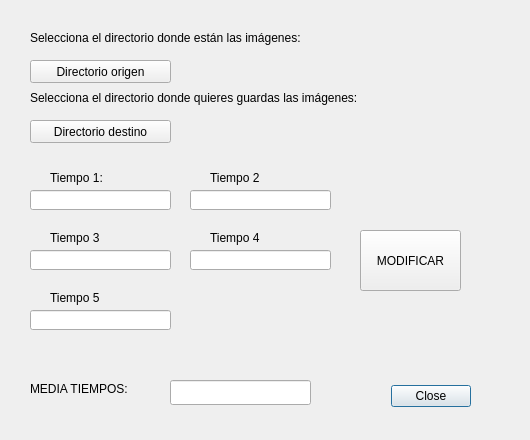
<?xml version="1.0" encoding="UTF-8"?>
<ui version="4.0">
 <class>Dialog1</class>
 <widget class="QDialog" name="Dialog1">
  <property name="geometry">
   <rect>
    <x>0</x>
    <y>0</y>
    <width>530</width>
    <height>440</height>
   </rect>
  </property>
  <property name="windowTitle">
   <string>Dialog</string>
  </property>
  <widget class="QDialogButtonBox" name="buttonBox">
   <property name="geometry">
    <rect>
     <x>130</x>
     <y>380</y>
     <width>341</width>
     <height>32</height>
    </rect>
   </property>
   <property name="toolTip">
    <string>&lt;html&gt;&lt;head/&gt;&lt;body&gt;&lt;p&gt;&lt;br/&gt;&lt;/p&gt;&lt;/body&gt;&lt;/html&gt;</string>
   </property>
   <property name="orientation">
    <enum>Qt::Horizontal</enum>
   </property>
   <property name="standardButtons">
    <set>QDialogButtonBox::Close</set>
   </property>
  </widget>
  <widget class="QLabel" name="label">
   <property name="geometry">
    <rect>
     <x>30</x>
     <y>30</y>
     <width>411</width>
     <height>16</height>
    </rect>
   </property>
   <property name="text">
    <string>Selecciona el directorio donde están las imágenes:</string>
   </property>
  </widget>
  <widget class="QLabel" name="label_2">
   <property name="geometry">
    <rect>
     <x>30</x>
     <y>90</y>
     <width>491</width>
     <height>16</height>
    </rect>
   </property>
   <property name="text">
    <string>Selecciona el directorio donde quieres guardas las imágenes:</string>
   </property>
  </widget>
  <widget class="QPushButton" name="pushButton">
   <property name="geometry">
    <rect>
     <x>360</x>
     <y>230</y>
     <width>101</width>
     <height>61</height>
    </rect>
   </property>
   <property name="text">
    <string>MODIFICAR</string>
   </property>
  </widget>
  <widget class="QPushButton" name="pushButton_2">
   <property name="geometry">
    <rect>
     <x>30</x>
     <y>60</y>
     <width>141</width>
     <height>23</height>
    </rect>
   </property>
   <property name="text">
    <string>Directorio origen</string>
   </property>
  </widget>
  <widget class="QPushButton" name="pushButton_3">
   <property name="geometry">
    <rect>
     <x>30</x>
     <y>120</y>
     <width>141</width>
     <height>23</height>
    </rect>
   </property>
   <property name="text">
    <string>Directorio destino</string>
   </property>
  </widget>
  <widget class="QLineEdit" name="tiempo2">
   <property name="geometry">
    <rect>
     <x>190</x>
     <y>190</y>
     <width>141</width>
     <height>20</height>
    </rect>
   </property>
  </widget>
  <widget class="QLabel" name="label_4">
   <property name="geometry">
    <rect>
     <x>210</x>
     <y>170</y>
     <width>71</width>
     <height>16</height>
    </rect>
   </property>
   <property name="text">
    <string>Tiempo 2</string>
   </property>
  </widget>
  <widget class="QLabel" name="label_5">
   <property name="geometry">
    <rect>
     <x>50</x>
     <y>230</y>
     <width>71</width>
     <height>16</height>
    </rect>
   </property>
   <property name="text">
    <string>Tiempo 3</string>
   </property>
  </widget>
  <widget class="QLineEdit" name="tiempo1">
   <property name="geometry">
    <rect>
     <x>30</x>
     <y>190</y>
     <width>141</width>
     <height>20</height>
    </rect>
   </property>
  </widget>
  <widget class="QLineEdit" name="tiempo5">
   <property name="geometry">
    <rect>
     <x>30</x>
     <y>310</y>
     <width>141</width>
     <height>20</height>
    </rect>
   </property>
  </widget>
  <widget class="QLabel" name="label_7">
   <property name="geometry">
    <rect>
     <x>50</x>
     <y>290</y>
     <width>71</width>
     <height>16</height>
    </rect>
   </property>
   <property name="text">
    <string>Tiempo 5</string>
   </property>
  </widget>
  <widget class="QLineEdit" name="tiempo4">
   <property name="geometry">
    <rect>
     <x>190</x>
     <y>250</y>
     <width>141</width>
     <height>20</height>
    </rect>
   </property>
  </widget>
  <widget class="QLabel" name="label_6">
   <property name="geometry">
    <rect>
     <x>210</x>
     <y>230</y>
     <width>71</width>
     <height>16</height>
    </rect>
   </property>
   <property name="text">
    <string>Tiempo 4</string>
   </property>
  </widget>
  <widget class="QLabel" name="label_3">
   <property name="geometry">
    <rect>
     <x>50</x>
     <y>170</y>
     <width>61</width>
     <height>16</height>
    </rect>
   </property>
   <property name="text">
    <string>Tiempo 1:</string>
   </property>
  </widget>
  <widget class="QLineEdit" name="tiempo3">
   <property name="geometry">
    <rect>
     <x>30</x>
     <y>250</y>
     <width>141</width>
     <height>20</height>
    </rect>
   </property>
  </widget>
  <widget class="QLineEdit" name="media">
   <property name="geometry">
    <rect>
     <x>170</x>
     <y>380</y>
     <width>141</width>
     <height>25</height>
    </rect>
   </property>
  </widget>
  <widget class="QLabel" name="label_8">
   <property name="geometry">
    <rect>
     <x>30</x>
     <y>380</y>
     <width>131</width>
     <height>17</height>
    </rect>
   </property>
   <property name="text">
    <string>MEDIA TIEMPOS:</string>
   </property>
  </widget>
 </widget>
 <resources/>
 <connections>
  <connection>
   <sender>buttonBox</sender>
   <signal>accepted()</signal>
   <receiver>Dialog1</receiver>
   <slot>accept()</slot>
   <hints>
    <hint type="sourcelabel">
     <x>248</x>
     <y>254</y>
    </hint>
    <hint type="destinationlabel">
     <x>157</x>
     <y>274</y>
    </hint>
   </hints>
  </connection>
  <connection>
   <sender>buttonBox</sender>
   <signal>rejected()</signal>
   <receiver>Dialog1</receiver>
   <slot>reject()</slot>
   <hints>
    <hint type="sourcelabel">
     <x>316</x>
     <y>260</y>
    </hint>
    <hint type="destinationlabel">
     <x>286</x>
     <y>274</y>
    </hint>
   </hints>
  </connection>
 </connections>
</ui>
